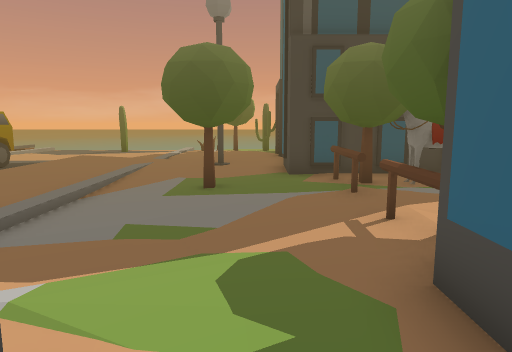
[1] (above)

24 first-person views from a walk through a scene from a Unity 3-D project. The camera is 1.3 m above the floor, tilts 8° down and sees 70° across. The floor is counted in squares, 1 m on a side. Each view is taken from the middle of a square. On the plan, view 1 faces up. The plan holds only what a view shows up to about 15 squares ahead; the rest is blank. The place goes on beyond the plan.

[2]
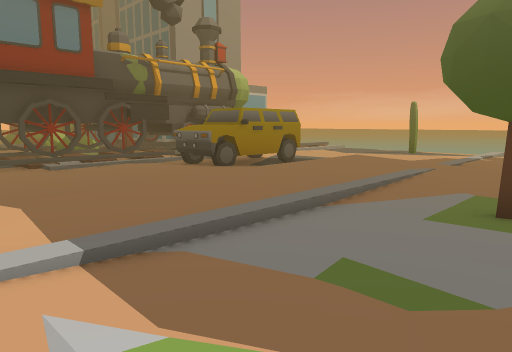

[3]
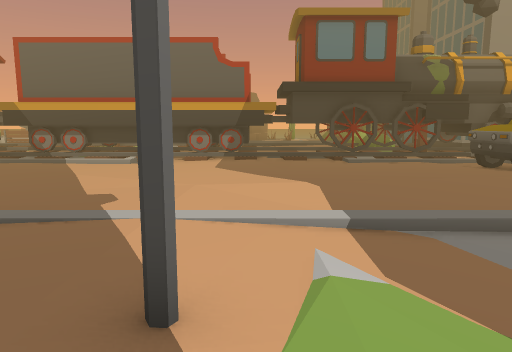

[4]
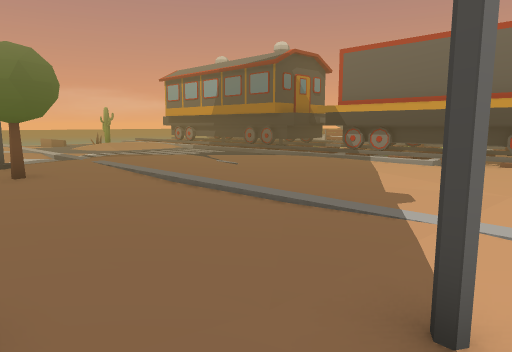

[5]
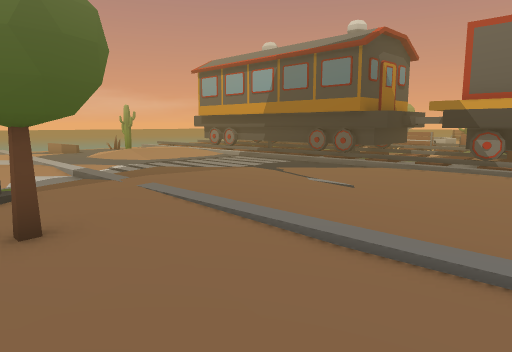

[6]
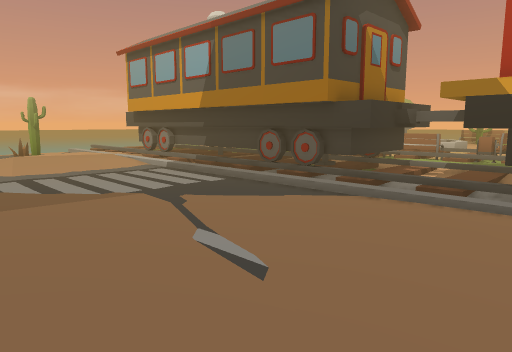

[7]
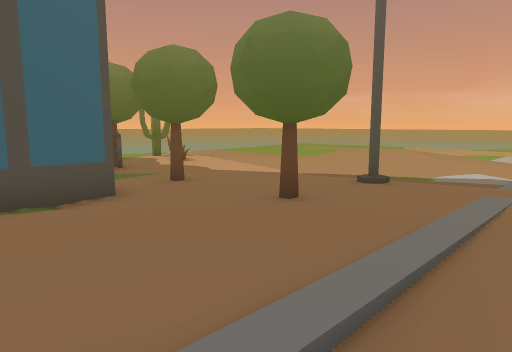

[8]
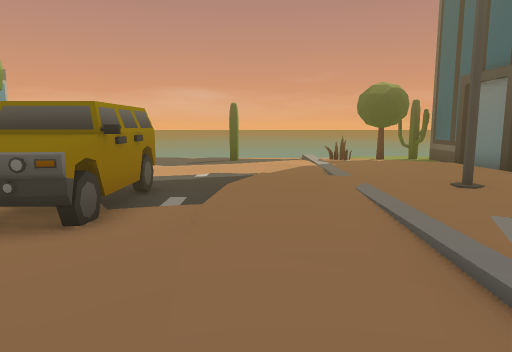

[9]
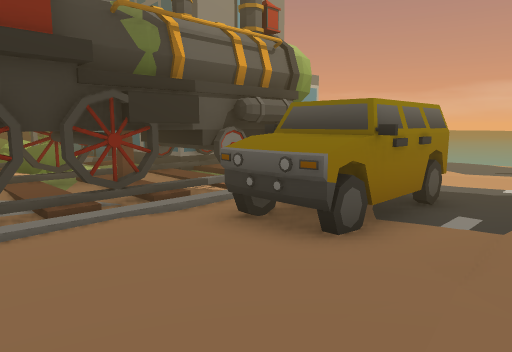

[10]
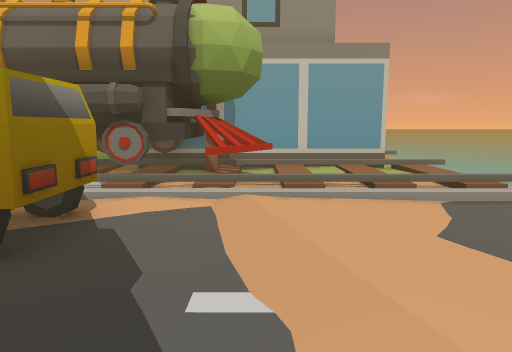

[11]
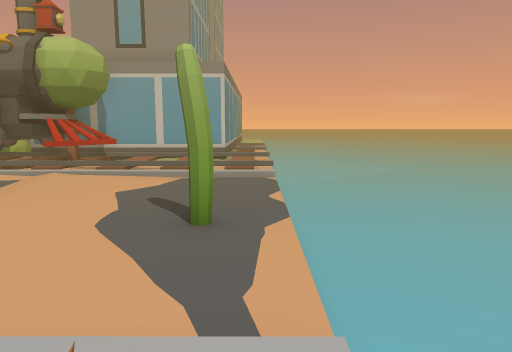

[12]
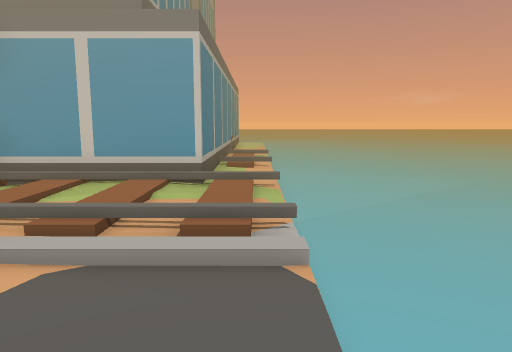

[13]
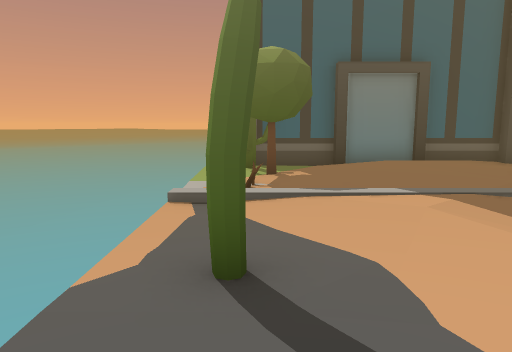

[14]
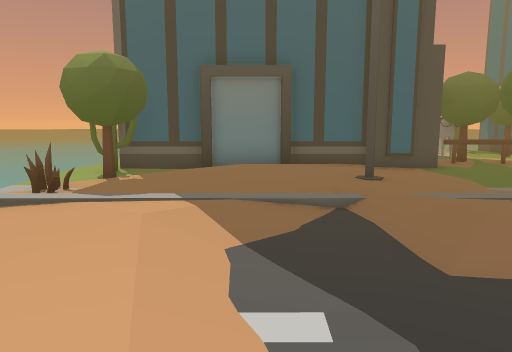

[15]
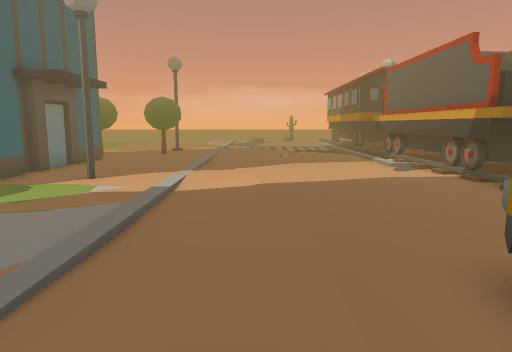

[16]
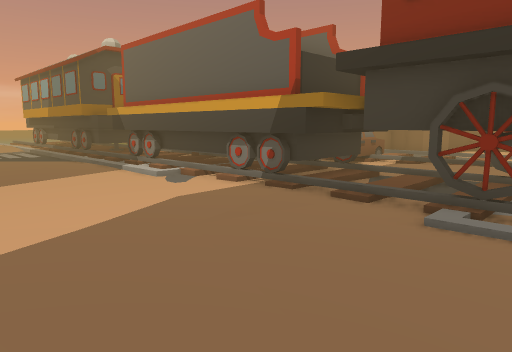

[17]
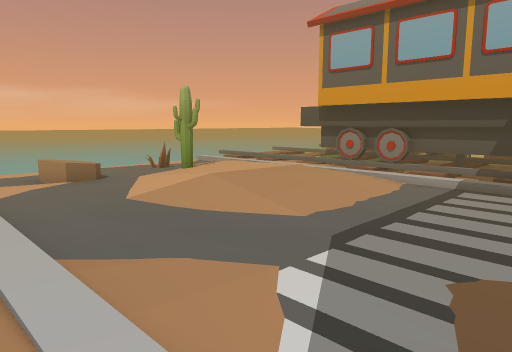

[18]
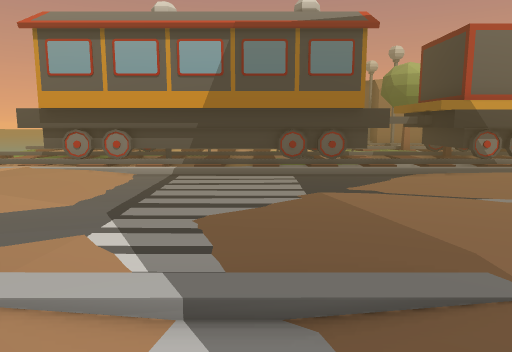

[19]
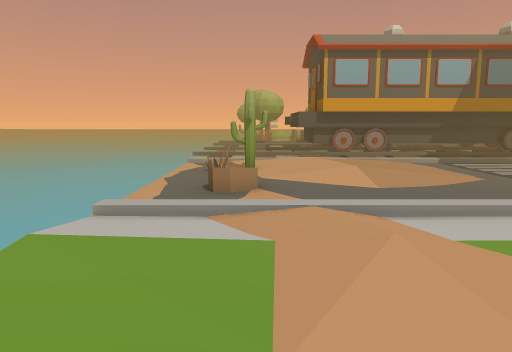

[20]
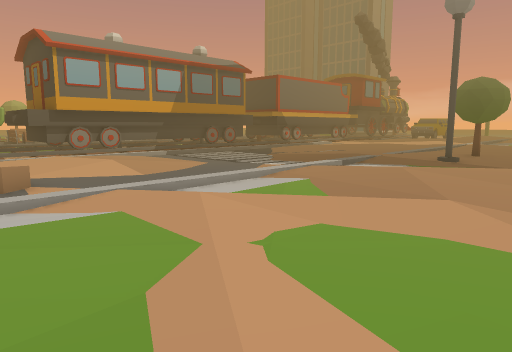

[21]
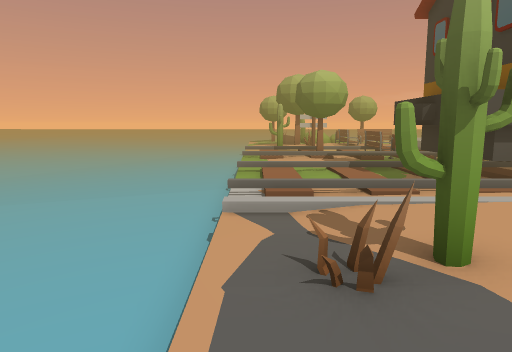

[22]
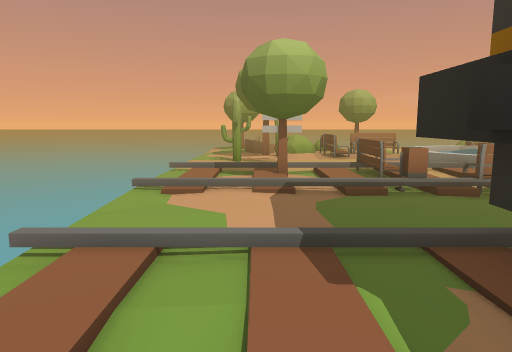

[23]
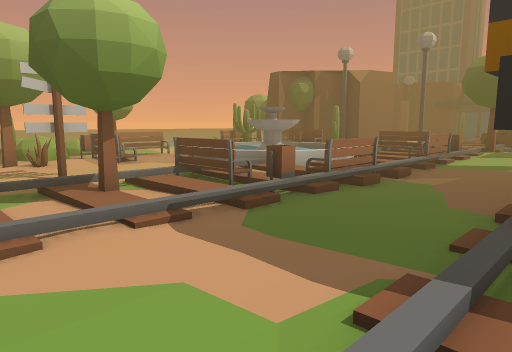

[24]
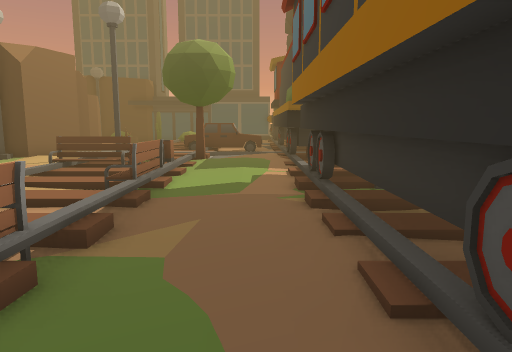

### Floor plan
Key: @ floor where view 1 was taken; # wall or solid block; . main floor; : floor 0.25 m higher than the main floor; - floor 0.25 m lower than the main floor; _ floor 0.75 m lower than the main floor; < floor 1 m lower than the main floor; ( floor 1.25 m lower than the main floor; ! floor 1.5 m lower than the main floor; / step, stairs or slope; = window, fence, low wall or low ledge; C car; S streetlight; B building; T tree; W wheel; H thing the floor can be seen under or through; E bench; A cactus; P plant; F fountain; O other object.
Columns run from 24 left of view 1 to 3 right of it. Each row starts with its distance up from view 1.
 23  ((((!!((((((((((((((((((((<
 22  (((((!(((((((((((((((((((((
 21  <(((((((((((((((((
 20  /////../////.....--/.....
 19  ########////....A../.TTAA
 18         #.///.---.....T#.#
 17         #................#
 16         #...............:#
 15         #===......-.....:#
 14         ##T#....-.--/....#
 13         #####.CC-.///....#
 12      ########.CC--/:...S.#
 11 BBBB /  #####. CC-:......##
 10     //  W###..CCC.:...-..B##
  9   OOP   #####.CCC.....-T..##
  8   OOO   W####......./-TTT.T#
  7         W###W......./-.T..#T
  6        .W###W......./-......
  5       :/WHHHW......./----.#T
  4      ..//  H......../----.T
  3      .../ HH......../.....B
  2      ...HH###.............#
  1      ...#  ##..........S..#
  0     CC C#  ##...........@##
 -1         #  ##............#
 -2            ##............#
 -3            ##............
 -4        .#  ##.............#
 -5   S    .#  ##.............#
 -6   .  T..#####.............#
 -7   .. ...#####.............##
 -8  EEE=.../.#...........TTT.T#
 -9  /......#####-..-...........
-10     /E..## ##--.-......S....
-11   ///E..#   #-.-.......#....
-12   /.EE.-#   #-.-............
-13 F  ///-.#   #-.--.../.......
-14 F   //-.#   #----..-/......
-15   //EE-.#   #.---.......:.
-16  /// E-.#   #.---.../...:..
-17  .../E-.#   #.....-./...:..
-18 ...../..#   #.....-./....:.
-19 .EEE=...#  ##...:.-./.../:.
-20  /.../..#####......./......
-21 .-##..../........-../.......
-22 ./T#..../.....AA.-O./.......
-23  //....././/..-A--O-/......
-24  ......./////-------/..... .
-25    _____________
-26 <<___________________
-27 <<<__________________

Where each view was taken, in squares from view 1:
view 1: 0 up, 0 right, facing up
view 2: 2 up, 0 right, facing up-left
view 3: 2 up, 1 right, facing left
view 4: 2 up, 1 right, facing down-left
view 5: 3 down, 0 right, facing down-left
view 6: 5 down, 5 left, facing down-left
view 7: 3 down, 5 left, facing down-right
view 8: 4 up, 6 left, facing up
view 9: 5 up, 6 left, facing up-left
view 10: 15 up, 5 left, facing left
view 11: 20 up, 2 left, facing left
view 12: 20 up, 8 left, facing left
view 13: 19 up, 10 left, facing right
view 14: 15 up, 10 left, facing right
view 15: 12 up, 6 left, facing down
view 16: 7 up, 6 left, facing down-left
view 17: 13 down, 3 left, facing down-left
view 18: 13 down, 1 left, facing left
view 19: 22 down, 2 right, facing left
view 20: 24 down, 3 right, facing up-left
view 21: 24 down, 6 left, facing left
view 22: 22 down, 12 left, facing left
view 23: 24 down, 15 left, facing up-left
view 24: 19 down, 17 left, facing up
